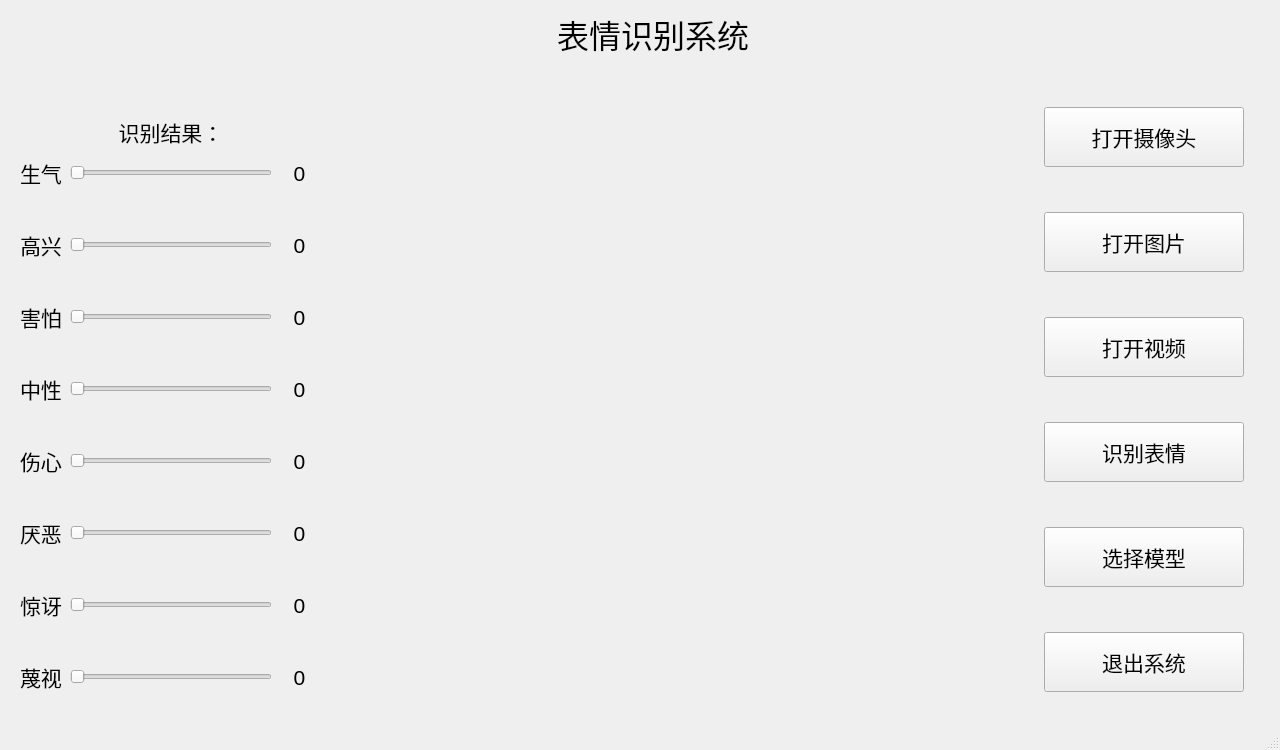
<?xml version="1.0" encoding="UTF-8"?>
<ui version="4.0">
 <class>FER_window</class>
 <widget class="QMainWindow" name="FER_window">
  <property name="geometry">
   <rect>
    <x>0</x>
    <y>0</y>
    <width>1280</width>
    <height>750</height>
   </rect>
  </property>
  <property name="minimumSize">
   <size>
    <width>1280</width>
    <height>750</height>
   </size>
  </property>
  <property name="maximumSize">
   <size>
    <width>1280</width>
    <height>750</height>
   </size>
  </property>
  <property name="cursor">
   <cursorShape>ArrowCursor</cursorShape>
  </property>
  <property name="windowTitle">
   <string>表情识别系统</string>
  </property>
  <property name="styleSheet">
   <string notr="true"/>
  </property>
  <widget class="QWidget" name="centralwidget">
   <widget class="QWidget" name="verticalLayoutWidget">
    <property name="geometry">
     <rect>
      <x>0</x>
      <y>0</y>
      <width>1306</width>
      <height>1221</height>
     </rect>
    </property>
    <layout class="QVBoxLayout" name="verticalLayout">
     <property name="spacing">
      <number>9</number>
     </property>
     <property name="topMargin">
      <number>10</number>
     </property>
     <property name="bottomMargin">
      <number>0</number>
     </property>
     <item>
      <widget class="QLabel" name="label_system_name">
       <property name="minimumSize">
        <size>
         <width>0</width>
         <height>40</height>
        </size>
       </property>
       <property name="maximumSize">
        <size>
         <width>16777215</width>
         <height>70</height>
        </size>
       </property>
       <property name="font">
        <font>
         <pointsize>24</pointsize>
        </font>
       </property>
       <property name="layoutDirection">
        <enum>Qt::LeftToRight</enum>
       </property>
       <property name="text">
        <string>表情识别系统</string>
       </property>
       <property name="alignment">
        <set>Qt::AlignCenter</set>
       </property>
       <property name="margin">
        <number>0</number>
       </property>
      </widget>
     </item>
     <item>
      <layout class="QHBoxLayout" name="horizontalLayout">
       <property name="spacing">
        <number>0</number>
       </property>
       <item>
        <layout class="QVBoxLayout" name="verticalLayout_2">
         <property name="spacing">
          <number>0</number>
         </property>
         <property name="sizeConstraint">
          <enum>QLayout::SetMinAndMaxSize</enum>
         </property>
         <property name="leftMargin">
          <number>20</number>
         </property>
         <property name="topMargin">
          <number>0</number>
         </property>
         <property name="rightMargin">
          <number>20</number>
         </property>
         <property name="bottomMargin">
          <number>0</number>
         </property>
         <item>
          <spacer name="verticalSpacer_2">
           <property name="orientation">
            <enum>Qt::Vertical</enum>
           </property>
           <property name="sizeHint" stdset="0">
            <size>
             <width>20</width>
             <height>40</height>
            </size>
           </property>
          </spacer>
         </item>
         <item>
          <widget class="QLabel" name="label_fer_result">
           <property name="minimumSize">
            <size>
             <width>0</width>
             <height>50</height>
            </size>
           </property>
           <property name="maximumSize">
            <size>
             <width>16777215</width>
             <height>107</height>
            </size>
           </property>
           <property name="font">
            <font>
             <pointsize>16</pointsize>
            </font>
           </property>
           <property name="text">
            <string>识别结果：</string>
           </property>
           <property name="alignment">
            <set>Qt::AlignCenter</set>
           </property>
          </widget>
         </item>
         <item>
          <layout class="QGridLayout" name="gridLayout">
           <property name="horizontalSpacing">
            <number>5</number>
           </property>
           <property name="verticalSpacing">
            <number>40</number>
           </property>
           <item row="4" column="2">
            <widget class="QLabel" name="label_sadness_pro">
             <property name="font">
              <font>
               <pointsize>16</pointsize>
              </font>
             </property>
             <property name="text">
              <string>0</string>
             </property>
             <property name="alignment">
              <set>Qt::AlignCenter</set>
             </property>
            </widget>
           </item>
           <item row="0" column="0">
            <widget class="QLabel" name="label_anger">
             <property name="maximumSize">
              <size>
               <width>45</width>
               <height>16777215</height>
              </size>
             </property>
             <property name="font">
              <font>
               <pointsize>16</pointsize>
              </font>
             </property>
             <property name="text">
              <string>生气</string>
             </property>
            </widget>
           </item>
           <item row="4" column="1">
            <widget class="QSlider" name="horizontalSlider_sadness">
             <property name="maximumSize">
              <size>
               <width>202</width>
               <height>16777215</height>
              </size>
             </property>
             <property name="maximum">
              <number>100</number>
             </property>
             <property name="value">
              <number>0</number>
             </property>
             <property name="orientation">
              <enum>Qt::Horizontal</enum>
             </property>
            </widget>
           </item>
           <item row="4" column="0">
            <widget class="QLabel" name="label_sadness">
             <property name="font">
              <font>
               <pointsize>16</pointsize>
              </font>
             </property>
             <property name="text">
              <string>伤心</string>
             </property>
            </widget>
           </item>
           <item row="0" column="1">
            <widget class="QSlider" name="horizontalSlider_anger">
             <property name="minimumSize">
              <size>
               <width>202</width>
               <height>0</height>
              </size>
             </property>
             <property name="maximumSize">
              <size>
               <width>202</width>
               <height>16777215</height>
              </size>
             </property>
             <property name="maximum">
              <number>100</number>
             </property>
             <property name="singleStep">
              <number>1</number>
             </property>
             <property name="value">
              <number>0</number>
             </property>
             <property name="orientation">
              <enum>Qt::Horizontal</enum>
             </property>
            </widget>
           </item>
           <item row="6" column="0">
            <widget class="QLabel" name="label_surprise">
             <property name="font">
              <font>
               <pointsize>16</pointsize>
              </font>
             </property>
             <property name="text">
              <string>惊讶</string>
             </property>
            </widget>
           </item>
           <item row="1" column="1">
            <widget class="QSlider" name="horizontalSlider_happy">
             <property name="minimumSize">
              <size>
               <width>202</width>
               <height>0</height>
              </size>
             </property>
             <property name="maximumSize">
              <size>
               <width>202</width>
               <height>16777215</height>
              </size>
             </property>
             <property name="maximum">
              <number>100</number>
             </property>
             <property name="value">
              <number>0</number>
             </property>
             <property name="orientation">
              <enum>Qt::Horizontal</enum>
             </property>
            </widget>
           </item>
           <item row="3" column="1">
            <widget class="QSlider" name="horizontalSlider_neutral">
             <property name="maximumSize">
              <size>
               <width>202</width>
               <height>16777215</height>
              </size>
             </property>
             <property name="maximum">
              <number>100</number>
             </property>
             <property name="value">
              <number>0</number>
             </property>
             <property name="orientation">
              <enum>Qt::Horizontal</enum>
             </property>
            </widget>
           </item>
           <item row="2" column="1">
            <widget class="QSlider" name="horizontalSlider_fear">
             <property name="maximumSize">
              <size>
               <width>202</width>
               <height>16777215</height>
              </size>
             </property>
             <property name="maximum">
              <number>100</number>
             </property>
             <property name="value">
              <number>0</number>
             </property>
             <property name="orientation">
              <enum>Qt::Horizontal</enum>
             </property>
            </widget>
           </item>
           <item row="2" column="0">
            <widget class="QLabel" name="label_fear">
             <property name="font">
              <font>
               <pointsize>16</pointsize>
              </font>
             </property>
             <property name="text">
              <string>害怕</string>
             </property>
            </widget>
           </item>
           <item row="2" column="2">
            <widget class="QLabel" name="label_fear_pro">
             <property name="font">
              <font>
               <pointsize>16</pointsize>
              </font>
             </property>
             <property name="text">
              <string>0</string>
             </property>
             <property name="alignment">
              <set>Qt::AlignCenter</set>
             </property>
            </widget>
           </item>
           <item row="3" column="2">
            <widget class="QLabel" name="label_neutral_pro">
             <property name="font">
              <font>
               <pointsize>16</pointsize>
              </font>
             </property>
             <property name="text">
              <string>0</string>
             </property>
             <property name="alignment">
              <set>Qt::AlignCenter</set>
             </property>
            </widget>
           </item>
           <item row="0" column="2">
            <widget class="QLabel" name="label_anger_pro">
             <property name="maximumSize">
              <size>
               <width>45</width>
               <height>16777215</height>
              </size>
             </property>
             <property name="font">
              <font>
               <pointsize>16</pointsize>
              </font>
             </property>
             <property name="text">
              <string>0</string>
             </property>
             <property name="alignment">
              <set>Qt::AlignCenter</set>
             </property>
            </widget>
           </item>
           <item row="5" column="1">
            <widget class="QSlider" name="horizontalSlider_disgust">
             <property name="minimumSize">
              <size>
               <width>202</width>
               <height>0</height>
              </size>
             </property>
             <property name="maximumSize">
              <size>
               <width>202</width>
               <height>16777215</height>
              </size>
             </property>
             <property name="maximum">
              <number>100</number>
             </property>
             <property name="value">
              <number>0</number>
             </property>
             <property name="orientation">
              <enum>Qt::Horizontal</enum>
             </property>
            </widget>
           </item>
           <item row="6" column="2">
            <widget class="QLabel" name="label_surprise_pro">
             <property name="font">
              <font>
               <pointsize>16</pointsize>
              </font>
             </property>
             <property name="text">
              <string>0</string>
             </property>
             <property name="alignment">
              <set>Qt::AlignCenter</set>
             </property>
            </widget>
           </item>
           <item row="5" column="0">
            <widget class="QLabel" name="label_disgust">
             <property name="font">
              <font>
               <pointsize>16</pointsize>
              </font>
             </property>
             <property name="text">
              <string>厌恶</string>
             </property>
            </widget>
           </item>
           <item row="3" column="0">
            <widget class="QLabel" name="label_neutral">
             <property name="font">
              <font>
               <pointsize>16</pointsize>
              </font>
             </property>
             <property name="text">
              <string>中性</string>
             </property>
            </widget>
           </item>
           <item row="1" column="2">
            <widget class="QLabel" name="label_happy_pro">
             <property name="font">
              <font>
               <pointsize>16</pointsize>
              </font>
             </property>
             <property name="text">
              <string>0</string>
             </property>
             <property name="alignment">
              <set>Qt::AlignCenter</set>
             </property>
            </widget>
           </item>
           <item row="1" column="0">
            <widget class="QLabel" name="label_happy">
             <property name="font">
              <font>
               <pointsize>16</pointsize>
              </font>
             </property>
             <property name="text">
              <string>高兴</string>
             </property>
            </widget>
           </item>
           <item row="5" column="2">
            <widget class="QLabel" name="label_disgust_pro">
             <property name="font">
              <font>
               <pointsize>16</pointsize>
              </font>
             </property>
             <property name="text">
              <string>0</string>
             </property>
             <property name="alignment">
              <set>Qt::AlignCenter</set>
             </property>
            </widget>
           </item>
           <item row="6" column="1">
            <widget class="QSlider" name="horizontalSlider_surprise">
             <property name="minimumSize">
              <size>
               <width>202</width>
               <height>0</height>
              </size>
             </property>
             <property name="maximumSize">
              <size>
               <width>202</width>
               <height>16777215</height>
              </size>
             </property>
             <property name="maximum">
              <number>100</number>
             </property>
             <property name="value">
              <number>0</number>
             </property>
             <property name="orientation">
              <enum>Qt::Horizontal</enum>
             </property>
            </widget>
           </item>
           <item row="7" column="0">
            <widget class="QLabel" name="label_contempt">
             <property name="font">
              <font>
               <pointsize>16</pointsize>
              </font>
             </property>
             <property name="text">
              <string>蔑视</string>
             </property>
            </widget>
           </item>
           <item row="7" column="2">
            <widget class="QLabel" name="label_contempt_pro">
             <property name="font">
              <font>
               <pointsize>16</pointsize>
              </font>
             </property>
             <property name="text">
              <string>0</string>
             </property>
             <property name="alignment">
              <set>Qt::AlignCenter</set>
             </property>
            </widget>
           </item>
           <item row="7" column="1">
            <widget class="QSlider" name="horizontalSlider_contempt">
             <property name="minimumSize">
              <size>
               <width>202</width>
               <height>0</height>
              </size>
             </property>
             <property name="maximumSize">
              <size>
               <width>202</width>
               <height>16777215</height>
              </size>
             </property>
             <property name="maximum">
              <number>100</number>
             </property>
             <property name="value">
              <number>0</number>
             </property>
             <property name="orientation">
              <enum>Qt::Horizontal</enum>
             </property>
            </widget>
           </item>
          </layout>
         </item>
         <item>
          <spacer name="verticalSpacer_3">
           <property name="orientation">
            <enum>Qt::Vertical</enum>
           </property>
           <property name="sizeHint" stdset="0">
            <size>
             <width>20</width>
             <height>40</height>
            </size>
           </property>
          </spacer>
         </item>
        </layout>
       </item>
       <item>
        <widget class="QLabel" name="lab_frame">
         <property name="enabled">
          <bool>true</bool>
         </property>
         <property name="minimumSize">
          <size>
           <width>640</width>
           <height>640</height>
          </size>
         </property>
         <property name="maximumSize">
          <size>
           <width>640</width>
           <height>640</height>
          </size>
         </property>
         <property name="font">
          <font>
           <pointsize>24</pointsize>
           <weight>50</weight>
           <bold>false</bold>
          </font>
         </property>
         <property name="toolTip">
          <string/>
         </property>
         <property name="text">
          <string/>
         </property>
         <property name="textFormat">
          <enum>Qt::RichText</enum>
         </property>
         <property name="alignment">
          <set>Qt::AlignCenter</set>
         </property>
        </widget>
       </item>
       <item>
        <layout class="QVBoxLayout" name="ButtonLayout">
         <property name="spacing">
          <number>5</number>
         </property>
         <property name="leftMargin">
          <number>40</number>
         </property>
         <property name="topMargin">
          <number>0</number>
         </property>
         <property name="rightMargin">
          <number>40</number>
         </property>
         <item alignment="Qt::AlignHCenter">
          <widget class="QPushButton" name="btn_openCamera">
           <property name="minimumSize">
            <size>
             <width>200</width>
             <height>0</height>
            </size>
           </property>
           <property name="maximumSize">
            <size>
             <width>200</width>
             <height>60</height>
            </size>
           </property>
           <property name="font">
            <font>
             <pointsize>16</pointsize>
             <weight>50</weight>
             <bold>false</bold>
            </font>
           </property>
           <property name="text">
            <string>打开摄像头</string>
           </property>
          </widget>
         </item>
         <item alignment="Qt::AlignHCenter">
          <widget class="QPushButton" name="btn_openimage">
           <property name="minimumSize">
            <size>
             <width>200</width>
             <height>0</height>
            </size>
           </property>
           <property name="maximumSize">
            <size>
             <width>200</width>
             <height>60</height>
            </size>
           </property>
           <property name="font">
            <font>
             <pointsize>16</pointsize>
             <weight>50</weight>
             <bold>false</bold>
            </font>
           </property>
           <property name="text">
            <string>打开图片</string>
           </property>
          </widget>
         </item>
         <item alignment="Qt::AlignHCenter">
          <widget class="QPushButton" name="btn_openvideo">
           <property name="minimumSize">
            <size>
             <width>200</width>
             <height>0</height>
            </size>
           </property>
           <property name="maximumSize">
            <size>
             <width>200</width>
             <height>60</height>
            </size>
           </property>
           <property name="font">
            <font>
             <pointsize>16</pointsize>
             <weight>50</weight>
             <bold>false</bold>
            </font>
           </property>
           <property name="text">
            <string>打开视频</string>
           </property>
          </widget>
         </item>
         <item alignment="Qt::AlignHCenter">
          <widget class="QPushButton" name="btn_recognition">
           <property name="minimumSize">
            <size>
             <width>200</width>
             <height>60</height>
            </size>
           </property>
           <property name="maximumSize">
            <size>
             <width>200</width>
             <height>60</height>
            </size>
           </property>
           <property name="font">
            <font>
             <pointsize>16</pointsize>
             <weight>50</weight>
             <bold>false</bold>
            </font>
           </property>
           <property name="text">
            <string>识别表情</string>
           </property>
          </widget>
         </item>
         <item alignment="Qt::AlignHCenter">
          <widget class="QPushButton" name="btn_select_model">
           <property name="minimumSize">
            <size>
             <width>200</width>
             <height>0</height>
            </size>
           </property>
           <property name="maximumSize">
            <size>
             <width>200</width>
             <height>60</height>
            </size>
           </property>
           <property name="font">
            <font>
             <pointsize>16</pointsize>
             <weight>50</weight>
             <bold>false</bold>
            </font>
           </property>
           <property name="text">
            <string>选择模型</string>
           </property>
          </widget>
         </item>
         <item alignment="Qt::AlignHCenter">
          <widget class="QPushButton" name="btn_exitsystem">
           <property name="minimumSize">
            <size>
             <width>200</width>
             <height>0</height>
            </size>
           </property>
           <property name="maximumSize">
            <size>
             <width>200</width>
             <height>60</height>
            </size>
           </property>
           <property name="font">
            <font>
             <pointsize>16</pointsize>
             <weight>50</weight>
             <bold>false</bold>
            </font>
           </property>
           <property name="styleSheet">
            <string notr="true"/>
           </property>
           <property name="text">
            <string>退出系统</string>
           </property>
          </widget>
         </item>
        </layout>
       </item>
      </layout>
     </item>
     <item>
      <spacer name="verticalSpacer">
       <property name="orientation">
        <enum>Qt::Vertical</enum>
       </property>
       <property name="sizeHint" stdset="0">
        <size>
         <width>20</width>
         <height>40</height>
        </size>
       </property>
      </spacer>
     </item>
    </layout>
   </widget>
  </widget>
  <widget class="QMenuBar" name="menubar">
   <property name="geometry">
    <rect>
     <x>0</x>
     <y>0</y>
     <width>1280</width>
     <height>23</height>
    </rect>
   </property>
  </widget>
  <widget class="QStatusBar" name="statusbar"/>
 </widget>
 <resources/>
 <connections/>
</ui>
